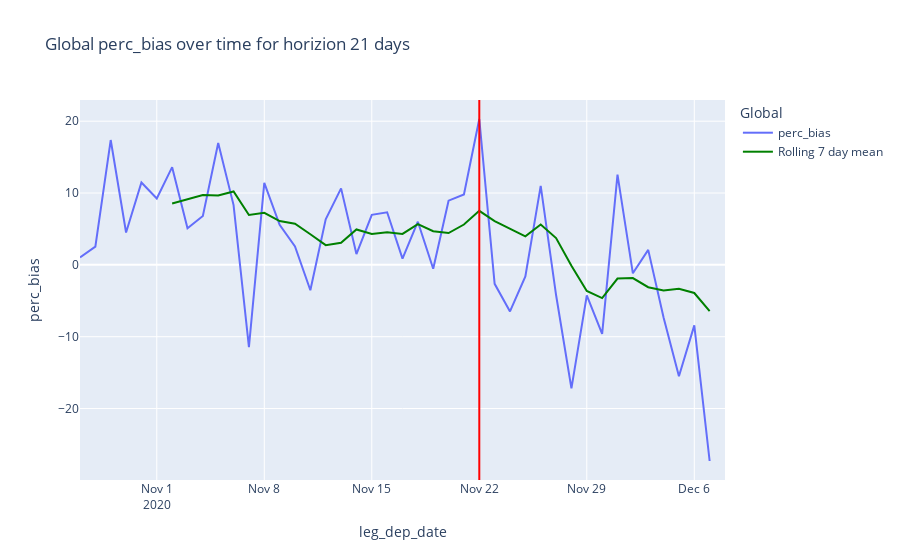

Notebook cell for this chart:
### Markdown cell above
The 14 days horizon forecasting performance also seems to be a lot more stable and performing a lot better in terms of percentage bias.

### Code cell
plot_bias_over_time_for_horizon(df, horizon=21, metric="perc_bias")

### Figure 1 — Plotly figure (JSON) as saved in the notebook; plotly's stock layout.template omitted (floating-point values rounded to 4 significant figures)
{"data": [{"hovertemplate": "Global=0<br>leg_dep_date=%{x}<br>perc_bias=%{y}<extra></extra>", "legendgroup": "0", "line": {"color": "#636efa", "dash": "solid"}, "mode": "lines", "name": "perc_bias", "orientation": "v", "showlegend": true, "type": "scatter", "x": ["2020-10-27", "2020-10-28", "2020-10-29", "2020-10-30", "2020-10-31", "2020-11-01", "2020-11-02", "2020-11-03", "2020-11-04", "2020-11-05", "2020-11-06", "2020-11-07", "2020-11-08", "2020-11-09", "2020-11-10", "2020-11-11", "2020-11-12", "2020-11-13", "2020-11-14", "2020-11-15", "2020-11-16", "2020-11-17", "2020-11-18", "2020-11-19", "2020-11-20", "2020-11-21", "2020-11-22", "2020-11-23", "2020-11-24", "2020-11-25", "2020-11-26", "2020-11-27", "2020-11-28", "2020-11-29", "2020-11-30", "2020-12-01", "2020-12-02", "2020-12-03", "2020-12-04", "2020-12-05", "2020-12-06", "2020-12-07", "2020-12-08"], "xaxis": "x", "y": [1.047, 2.537, 17.38, 4.501, 11.47, 9.25, 13.6, 5.108, 6.794, 16.95, 8.323, -11.46, 11.4, 5.563, 2.573, -3.531, 6.356, 10.65, 1.502, 6.96, 7.318, 0.866, 6.003, -0.5423, 8.935, 9.794, 20.31, -2.644, -6.486, -1.623, 10.99, -4.2, -17.2, -4.242, -9.619, 12.55, -1.172, 2.088, -7.325, -15.51, -8.427, -27.3, null], "yaxis": "y"}, {"hovertemplate": "variable=0<br>leg_dep_date=%{x}<br>value=%{y}<extra></extra>", "legendgroup": "0", "line": {"color": "green", "dash": "solid"}, "mode": "lines", "name": "Rolling 7 day mean", "orientation": "v", "showlegend": true, "type": "scatter", "x": ["2020-10-27", "2020-10-28", "2020-10-29", "2020-10-30", "2020-10-31", "2020-11-01", "2020-11-02", "2020-11-03", "2020-11-04", "2020-11-05", "2020-11-06", "2020-11-07", "2020-11-08", "2020-11-09", "2020-11-10", "2020-11-11", "2020-11-12", "2020-11-13", "2020-11-14", "2020-11-15", "2020-11-16", "2020-11-17", "2020-11-18", "2020-11-19", "2020-11-20", "2020-11-21", "2020-11-22", "2020-11-23", "2020-11-24", "2020-11-25", "2020-11-26", "2020-11-27", "2020-11-28", "2020-11-29", "2020-11-30", "2020-12-01", "2020-12-02", "2020-12-03", "2020-12-04", "2020-12-05", "2020-12-06", "2020-12-07", "2020-12-08"], "xaxis": "x", "y": [null, null, null, null, null, null, 8.541, 9.121, 9.73, 9.669, 10.21, 6.939, 7.246, 6.098, 5.736, 4.261, 2.747, 3.079, 4.931, 4.296, 4.547, 4.303, 5.665, 4.679, 4.434, 5.619, 7.525, 6.102, 5.052, 3.963, 5.611, 3.734, -0.1219, -3.629, -4.625, -1.905, -1.841, -3.113, -3.56, -3.318, -3.916, -6.442, null], "yaxis": "y"}], "layout": {"legend": {"title": {"text": "Global"}, "tracegroupgap": 0}, "shapes": [{"line": {"color": "red"}, "type": "line", "x0": "2020-11-22T00:00:00", "x1": "2020-11-22T00:00:00", "xref": "x", "y0": 0, "y1": 1, "yref": "y domain"}], "title": {"text": "Global perc_bias over time for horizion 21 days"}, "xaxis": {"anchor": "y", "domain": [0, 1], "title": {"text": "leg_dep_date"}}, "yaxis": {"anchor": "x", "domain": [0, 1], "title": {"text": "perc_bias"}}}}
